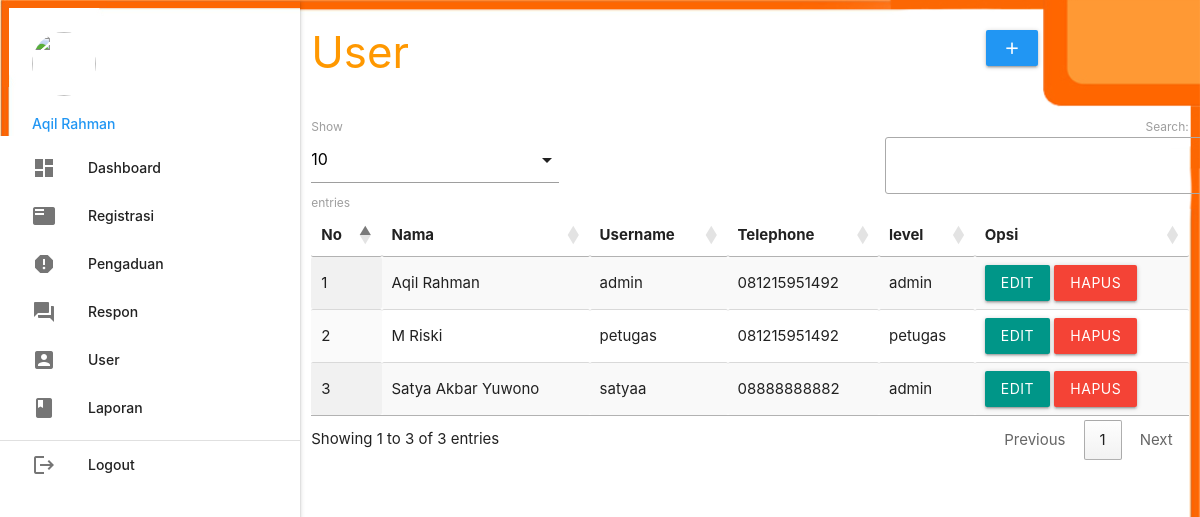
Page /admin/index.php?p=user (signed in) on the committed database.
### tables this page shows
CREATE TABLE `petugas` (
  `id_petugas` int(5) NOT NULL,
  `nama_petugas` varchar(30) NOT NULL,
  `username` varchar(30) NOT NULL,
  `password` varchar(255) NOT NULL,
  `telp_petugas` varchar(13) NOT NULL,
  `level` enum('admin','petugas') NOT NULL
);

### admin/user.php (the view, shortened to what this page needs)
       <div class="row">
         <div class="col s12 m9">
           <h3 class="orange-text">User</h3>
         </div>
         <div class="col s12 m3">
           <div class="section"></div>
           <a class="waves-effect waves-light btn modal-trigger blue" href="#modal1"><i class="material-icons">add</i></a>
         </div>
       </div>
       <table id="example" class="display responsive-table" style="width:100%">
         <thead>
             <tr>
			<th>No</th>
			<th>Nama</th>
			<th>Username</th>
			<th>Telephone</th>
			<th>level</th>
			<th>Opsi</th>
             </tr>
         </thead>
         <tbody>
<?php
	$no=1;
	$tampil = mysqli_query($koneksi,"SELECT * FROM petugas ORDER BY nama_petugas ASC");
	while ($r=mysqli_fetch_assoc($tampil)) { ?>
	<tr>
		<td><?php echo $no++; ?></td>
		<td><?php echo $r['nama_petugas']; ?></td>
		<td><?php echo $r['username']; ?></td>
		<td><?php echo $r['telp_petugas']; ?></td>
		<td><?php echo $r['level']; ?></td>
		<td><a class="btn teal modal-trigger" href="#user_edit<?php echo $r['id_petugas'] ?>">Edit</a> <a class="red btn" onclick="return confirm('Anda Yakin Ingin Menghapus Y/N')" href="index.php?p=user_hapus&id_petugas=<?php echo $r['id_petugas'] ?>">Hapus</a></td>
	</tr>
           <?php  }
            ?>
         </tbody>
       </table>

### rows in the picture
petugas: nama_petugas "Aqil Rahman", username "admin", telp_petugas "081215951492", level "admin"
petugas: nama_petugas "M Riski", username "petugas", telp_petugas "081215951492", level "petugas"
petugas: nama_petugas "Satya Akbar Yuwono", username "satyaa", telp_petugas "08888888882", level "admin"

### other values in the picture
$_SESSION['data']['nama_petugas'] "Aqil Rahman"
